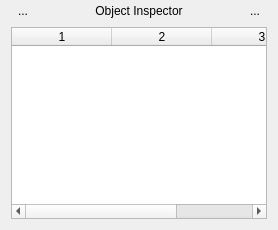
             <widget class="QWidget" name="horizontalLayoutWidget_6">
              <layout class="QHBoxLayout" name="horizontalLayout_8">
               <property name="topMargin">
                <number>0</number>
               </property>
               <item>
                <layout class="QVBoxLayout" name="verticalLayout_16">
                 <property name="topMargin">
                  <number>0</number>
                 </property>
                 <item>
                  <layout class="QHBoxLayout" name="horizontalLayout_6">
                   <property name="topMargin">
                    <number>0</number>
                   </property>
                   <item>
                    <widget class="QToolButton" name="btnObjBack">
                     <property name="toolTip">
                      <string>Inspect Object One Level Up</string>
                     </property>
                     <property name="text">
                      <string>...</string>
                     </property>
                     <property name="icon">
                      <iconset resource="hbide.qrc">
                       <normaloff>:/resources/go-prev.png</normaloff>:/resources/go-prev.png</iconset>
                     </property>
                     <property name="autoRaise">
                      <bool>true</bool>
                     </property>
                    </widget>
                   </item>
                   <item>
                    <widget class="QLabel" name="labelObjectInspector">
                     <property name="text">
                      <string>Object Inspector</string>
                     </property>
                     <property name="alignment">
                      <set>Qt::AlignCenter</set>
                     </property>
                    </widget>
                   </item>
                   <item>
                    <widget class="QToolButton" name="btnExpand">
                     <property name="text">
                      <string>...</string>
                     </property>
                     <property name="icon">
                      <iconset resource="hbide.qrc">
                       <normaloff>:/resources/fullscreen.png</normaloff>:/resources/fullscreen.png</iconset>
                     </property>
                     <property name="autoRaise">
                      <bool>true</bool>
                     </property>
                    </widget>
                   </item>
                  </layout>
                 </item>
                 <item>
                  <widget class="QTableWidget" name="tableObjectInspector">
                   <property name="columnCount">
                    <number>3</number>
                   </property>
                   <column/>
                   <column/>
                   <column/>
                  </widget>
                 </item>
                </layout>
               </item>
              </layout>
             </widget>
